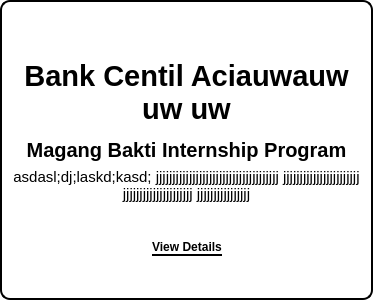
                  <widget class="QGroupBox" name="company2_2">
                   <property name="sizePolicy">
                    <sizepolicy hsizetype="Fixed" vsizetype="Fixed">
                     <horstretch>0</horstretch>
                     <verstretch>0</verstretch>
                    </sizepolicy>
                   </property>
                   <property name="minimumSize">
                    <size>
                     <width>300</width>
                     <height>300</height>
                    </size>
                   </property>
                   <property name="layoutDirection">
                    <enum>Qt::LeftToRight</enum>
                   </property>
                   <property name="styleSheet">
                    <string notr="true">background-color: white;
border-style:solid;
border-width:2px;
color:white;
border-radius: 10px;
border-color: black;
</string>
                   </property>
                   <property name="title">
                    <string/>
                   </property>
                   <property name="alignment">
                    <set>Qt::AlignCenter</set>
                   </property>
                   <layout class="QVBoxLayout" name="verticalLayout_4">
                    <item>
                     <widget class="QLabel" name="companyLogo_2">
                      <property name="styleSheet">
                       <string notr="true">border:none;
margin: 10px 50px;</string>
                      </property>
                      <property name="text">
                       <string/>
                      </property>
                      <property name="pixmap">
                       <pixmap resource="test.qrc">:/logo/assets/lgobca.jpg</pixmap>
                      </property>
                      <property name="scaledContents">
                       <bool>true</bool>
                      </property>
                     </widget>
                    </item>
                    <item>
                     <widget class="QLabel" name="companyName_2">
                      <property name="sizePolicy">
                       <sizepolicy hsizetype="Preferred" vsizetype="Expanding">
                        <horstretch>0</horstretch>
                        <verstretch>0</verstretch>
                       </sizepolicy>
                      </property>
                      <property name="font">
                       <font>
                        <pointsize>22</pointsize>
                        <weight>75</weight>
                        <bold>true</bold>
                       </font>
                      </property>
                      <property name="styleSheet">
                       <string notr="true">border:none;
color:black;
</string>
                      </property>
                      <property name="text">
                       <string>Bank Centil Aciauwauw uw uw</string>
                      </property>
                      <property name="alignment">
                       <set>Qt::AlignCenter</set>
                      </property>
                      <property name="wordWrap">
                       <bool>true</bool>
                      </property>
                     </widget>
                    </item>
                    <item>
                     <widget class="QLabel" name="companyInternship_2">
                      <property name="font">
                       <font>
                        <pointsize>15</pointsize>
                        <weight>75</weight>
                        <bold>true</bold>
                       </font>
                      </property>
                      <property name="styleSheet">
                       <string notr="true">border:none;
color:black;
</string>
                      </property>
                      <property name="text">
                       <string>Magang Bakti Internship Program</string>
                      </property>
                      <property name="alignment">
                       <set>Qt::AlignCenter</set>
                      </property>
                      <property name="wordWrap">
                       <bool>true</bool>
                      </property>
                     </widget>
                    </item>
                    <item>
                     <widget class="QLabel" name="companyAddress_2">
                      <property name="font">
                       <font>
                        <pointsize>11</pointsize>
                        <weight>50</weight>
                        <bold>false</bold>
                       </font>
                      </property>
                      <property name="styleSheet">
                       <string notr="true">border:none;
color:black;
</string>
                      </property>
                      <property name="text">
                       <string>asdasl;dj;laskd;kasd; jjjjjjjjjjjjjjjjjjjjjjjjjjjjjjjjjjjjj jjjjjjjjjjjjjjjjjjjjjjj jjjjjjjjjjjjjjjjjjjjj jjjjjjjjjjjjjjjj</string>
                      </property>
                      <property name="alignment">
                       <set>Qt::AlignCenter</set>
                      </property>
                      <property name="wordWrap">
                       <bool>true</bool>
                      </property>
                     </widget>
                    </item>
                    <item>
                     <widget class="QGroupBox" name="companyDetails_2">
                      <property name="sizePolicy">
                       <sizepolicy hsizetype="Expanding" vsizetype="Expanding">
                        <horstretch>0</horstretch>
                        <verstretch>0</verstretch>
                       </sizepolicy>
                      </property>
                      <property name="styleSheet">
                       <string notr="true">border:none;</string>
                      </property>
                      <property name="title">
                       <string/>
                      </property>
                      <layout class="QHBoxLayout" name="horizontalLayout_9">
                       <item>
                        <widget class="QGroupBox" name="blankLeft_2">
                         <property name="sizePolicy">
                          <sizepolicy hsizetype="Expanding" vsizetype="Expanding">
                           <horstretch>0</horstretch>
                           <verstretch>0</verstretch>
                          </sizepolicy>
                         </property>
                         <property name="styleSheet">
                          <string notr="true">border:none;</string>
                         </property>
                         <property name="title">
                          <string/>
                         </property>
                        </widget>
                       </item>
                       <item>
                        <widget class="QPushButton" name="viewDetailsButton_2">
                         <property name="sizePolicy">
                          <sizepolicy hsizetype="Fixed" vsizetype="Fixed">
                           <horstretch>0</horstretch>
                           <verstretch>0</verstretch>
                          </sizepolicy>
                         </property>
                         <property name="font">
                          <font>
                           <weight>75</weight>
                           <italic>false</italic>
                           <bold>true</bold>
                           <underline>false</underline>
                          </font>
                         </property>
                         <property name="toolTipDuration">
                          <number>0</number>
                         </property>
                         <property name="layoutDirection">
                          <enum>Qt::RightToLeft</enum>
                         </property>
                         <property name="styleSheet">
                          <string notr="true">border:none;
color:black;
padding-bottom: 0px;
border-bottom: 2px solid black;
border-radius: 0px;</string>
                         </property>
                         <property name="text">
                          <string>View Details</string>
                         </property>
                         <property name="icon">
                          <iconset resource="test.qrc">
                           <normaloff>:/logo/assets/right-direction.svg</normaloff>:/logo/assets/right-direction.svg</iconset>
                         </property>
                        </widget>
                       </item>
                       <item>
                        <widget class="QGroupBox" name="blankRight_2">
                         <property name="sizePolicy">
                          <sizepolicy hsizetype="Expanding" vsizetype="Expanding">
                           <horstretch>0</horstretch>
                           <verstretch>0</verstretch>
                          </sizepolicy>
                         </property>
                         <property name="styleSheet">
                          <string notr="true">border:none;</string>
                         </property>
                         <property name="title">
                          <string/>
                         </property>
                        </widget>
                       </item>
                      </layout>
                     </widget>
                    </item>
                   </layout>
                  </widget>
